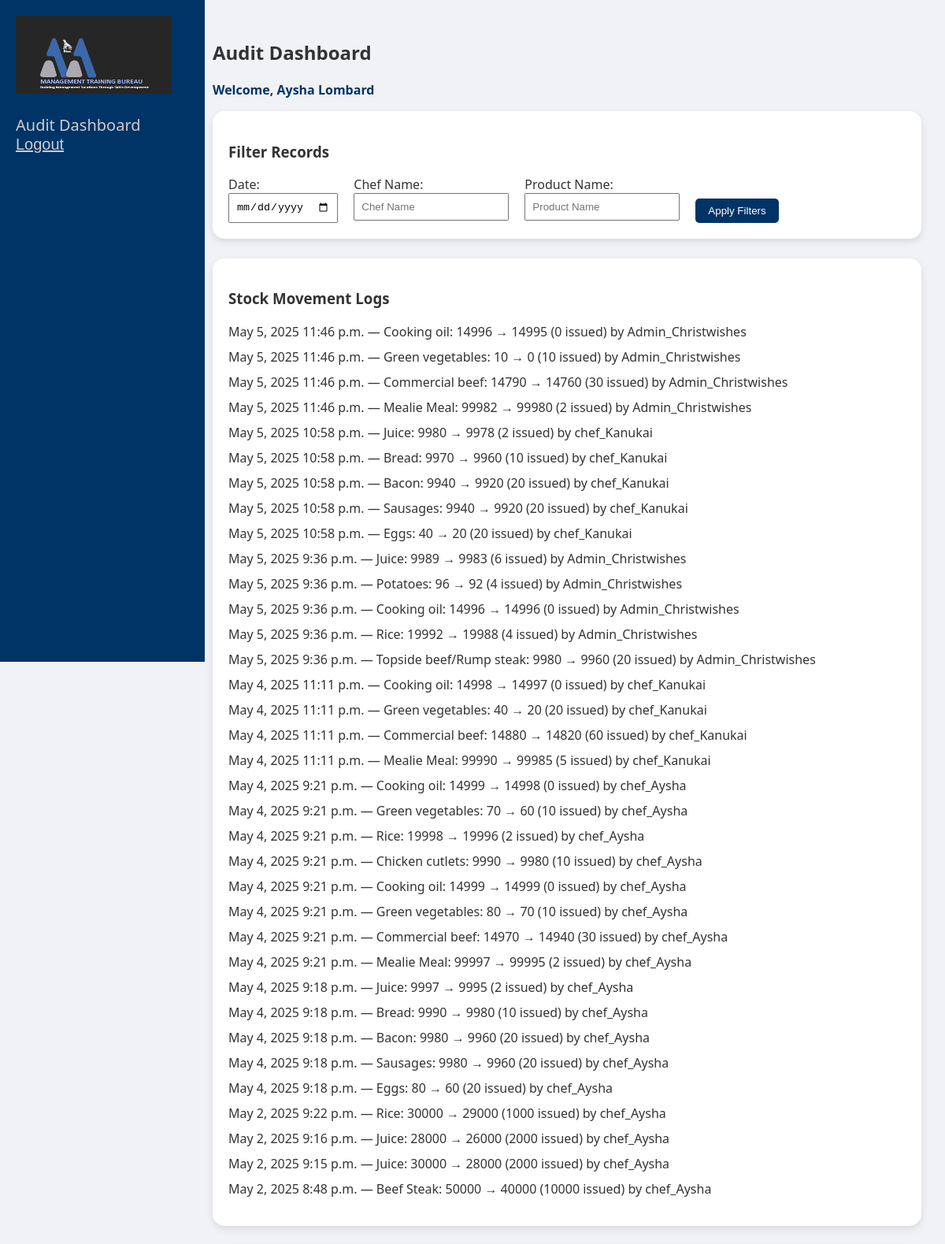
Screenshot of /audit_dashboard/ (signed in, upper part) with the database file from the repository.
### system/models.py (models this page shows, shortened)
class StockMovementLog(models.Model):
    product_name = models.CharField(max_length=100)
    quantity_before = models.PositiveIntegerField()
    quantity_issued = models.PositiveIntegerField()
    quantity_after = models.PositiveIntegerField()
    date = models.DateField(auto_now_add=True)
    time = models.TimeField(auto_now_add=True)
    issued_by = models.CharField(max_length=100)

### system/views.py (the view)
# urls.py: path('audit_dashboard/', views.audit_dashboard, name='audit_dashboard'),
@login_required
def audit_dashboard(request):
    if not request.session.get('audit_verified'):
        return redirect('verify_audit_access')
    logs = StockMovementLog.objects.all().order_by('-date', '-time')
    forecasts = GuestForeCast.objects.all().order_by('-date')
    orders = StockOrder.objects.all().order_by('-order_datetime')
    stock = StockItem.objects.all()
    return render(request, 'audit_dashboard.html', {
        'logs': logs,
        'forecasts': forecasts,
        'orders': orders,
        'stock': stock
    })

### templates/audit_dashboard.html (shortened to what this page needs)
<!DOCTYPE html>
<html>
<head>
    {% load static %}
</head>
<body>
<div class="page-wrapper">
    <div class="sidebar">
        <img src="{% static 'images/company_logo.png' %}" alt="Company Logo">
        <a href="{% url 'audit_dashboard' %}" class="active">Audit Dashboard</a>
        <form method="POST" action="{% url 'logout' %}">
            <button type="submit" class="logout-btn">Logout</button>
        </form>
    </div>
    <div class="main-content">
        <h2>Audit Dashboard</h2>
        <p style="font-weight: bold; color: #003366;">Welcome, {{ request.user.first_name }} {{ request.user.last_name }}</p>
        <div class="card">
            <h3>Filter Records</h3>
            <form method="get" style="display: flex; flex-wrap: wrap; gap: 20px;">
                <div>
                    <label for="date">Date:</label><br>
                    <input type="date" id="date" name="date" value="{{ date_filter }}" style="padding: 8px;">
                </div>
                <div>
                    <label for="chef">Chef Name:</label><br>
                    <input type="text" id="chef" name="chef" placeholder="Chef Name" value="{{ chef_filter }}" style="padding: 8px;">
                </div>
                <div>
                    <label for="product">Product Name:</label><br>
                    <input type="text" id="product" name="product" placeholder="Product Name" value="{{ product_filter }}" style="padding: 8px;">
                </div>
                <div style="align-self: flex-end;">
                    <button type="submit" style="padding: 8px 16px; background-color: #003366; color: white; border: none; border-radius: 5px;">Apply Filters</button>
                </div>
            </form>
        </div>
        <div class="card">
            <h3>Stock Movement Logs</h3>
            <ul>
                {% for log in logs %}
                    <li>
                        {{ log.date }} {{ log.time }} — {{ log.product_name }}:
                        {{ log.quantity_before }} → {{ log.quantity_after }} ({{ log.quantity_issued }} issued)
                        by {{ log.issued_by }}
                    </li>
                {% empty %}
                    <li>No logs yet.</li>
                {% endfor %}
            </ul>
        </div>
    </div>
</div>
</body>
</html>

### templates/audit_dashboard.html (style rules this page uses)
html, body { height: 100%; margin: 0; }
body { font-family: 'Segoe UI', Tahoma, Geneva, Verdana, sans-serif; background-color: #f0f2f5; color: #333; }
.sidebar { width: 220px; background-color: #003366; height: 100vh; position: fixed; top: 0; left: 0; padding: 20px; color: white; }
.sidebar img { width: 90%; margin-bottom: 15px; }
.sidebar a { color: #ccc; font-size: 20px; font-weight: 500; display: block; margin-top: 6px; text-decoration: none; }
.logout-btn { background: none; color: #ccc; border: none; font-size: 20px; font-weight: 400; cursor: pointer; padding: 0; text-decoration: underline; }
.main-content { margin-left: 240px; padding: 30px; }
.card { background-color: white; border-radius: 15px; box-shadow: 0 4px 10px rgba(0,0,0,0.1); padding: 20px; margin-bottom: 25px; }
ul { list-style: none; padding: 0; }
ul li { margin-bottom: 10px; }

### rows the page displays
StockMovementLog: date "May 5, 2025", time "11:46 p.m.", product_name "Cooking oil", quantity_before "14996", quantity_after "14995", quantity_issued "0", issued_by "Admin_Christwishes"
StockMovementLog: date "May 5, 2025", time "11:46 p.m.", product_name "Green vegetables", quantity_before "10", quantity_after "0", quantity_issued "10", issued_by "Admin_Christwishes"
StockMovementLog: date "May 5, 2025", time "11:46 p.m.", product_name "Commercial beef", quantity_before "14790", quantity_after "14760", quantity_issued "30", issued_by "Admin_Christwishes"
StockMovementLog: date "May 5, 2025", time "11:46 p.m.", product_name "Mealie Meal", quantity_before "99982", quantity_after "99980", quantity_issued "2", issued_by "Admin_Christwishes"
StockMovementLog: date "May 5, 2025", time "10:58 p.m.", product_name "Juice", quantity_before "9980", quantity_after "9978", quantity_issued "2", issued_by "chef_Kanukai"
StockMovementLog: date "May 5, 2025", time "10:58 p.m.", product_name "Bread", quantity_before "9970", quantity_after "9960", quantity_issued "10", issued_by "chef_Kanukai"
StockMovementLog: date "May 5, 2025", time "10:58 p.m.", product_name "Bacon", quantity_before "9940", quantity_after "9920", quantity_issued "20", issued_by "chef_Kanukai"
StockMovementLog: date "May 5, 2025", time "10:58 p.m.", product_name "Sausages", quantity_before "9940", quantity_after "9920", quantity_issued "20", issued_by "chef_Kanukai"
StockMovementLog: date "May 5, 2025", time "10:58 p.m.", product_name "Eggs", quantity_before "40", quantity_after "20", quantity_issued "20", issued_by "chef_Kanukai"
StockMovementLog: date "May 5, 2025", time "9:36 p.m.", product_name "Juice", quantity_before "9989", quantity_after "9983", quantity_issued "6", issued_by "Admin_Christwishes"
StockMovementLog: date "May 5, 2025", time "9:36 p.m.", product_name "Potatoes", quantity_before "96", quantity_after "92", quantity_issued "4", issued_by "Admin_Christwishes"
StockMovementLog: date "May 5, 2025", time "9:36 p.m.", product_name "Cooking oil", quantity_before "14996", quantity_after "14996", quantity_issued "0", issued_by "Admin_Christwishes"
StockMovementLog: date "May 5, 2025", time "9:36 p.m.", product_name "Rice", quantity_before "19992", quantity_after "19988", quantity_issued "4", issued_by "Admin_Christwishes"
StockMovementLog: date "May 5, 2025", time "9:36 p.m.", product_name "Topside beef/Rump steak", quantity_before "9980", quantity_after "9960", quantity_issued "20", issued_by "Admin_Christwishes"
StockMovementLog: date "May 4, 2025", time "11:11 p.m.", product_name "Cooking oil", quantity_before "14998", quantity_after "14997", quantity_issued "0", issued_by "chef_Kanukai"
StockMovementLog: date "May 4, 2025", time "11:11 p.m.", product_name "Green vegetables", quantity_before "40", quantity_after "20", quantity_issued "20", issued_by "chef_Kanukai"
StockMovementLog: date "May 4, 2025", time "11:11 p.m.", product_name "Commercial beef", quantity_before "14880", quantity_after "14820", quantity_issued "60", issued_by "chef_Kanukai"
StockMovementLog: date "May 4, 2025", time "11:11 p.m.", product_name "Mealie Meal", quantity_before "99990", quantity_after "99985", quantity_issued "5", issued_by "chef_Kanukai"
StockMovementLog: date "May 4, 2025", time "9:21 p.m.", product_name "Cooking oil", quantity_before "14999", quantity_after "14998", quantity_issued "0", issued_by "chef_Aysha"
StockMovementLog: date "May 4, 2025", time "9:21 p.m.", product_name "Green vegetables", quantity_before "70", quantity_after "60", quantity_issued "10", issued_by "chef_Aysha"
StockMovementLog: date "May 4, 2025", time "9:21 p.m.", product_name "Rice", quantity_before "19998", quantity_after "19996", quantity_issued "2", issued_by "chef_Aysha"
StockMovementLog: date "May 4, 2025", time "9:21 p.m.", product_name "Chicken cutlets", quantity_before "9990", quantity_after "9980", quantity_issued "10", issued_by "chef_Aysha"
StockMovementLog: date "May 4, 2025", time "9:21 p.m.", product_name "Cooking oil", quantity_before "14999", quantity_after "14999", quantity_issued "0", issued_by "chef_Aysha"
StockMovementLog: date "May 4, 2025", time "9:21 p.m.", product_name "Green vegetables", quantity_before "80", quantity_after "70", quantity_issued "10", issued_by "chef_Aysha"
StockMovementLog: date "May 4, 2025", time "9:21 p.m.", product_name "Commercial beef", quantity_before "14970", quantity_after "14940", quantity_issued "30", issued_by "chef_Aysha"
StockMovementLog: date "May 4, 2025", time "9:21 p.m.", product_name "Mealie Meal", quantity_before "99997", quantity_after "99995", quantity_issued "2", issued_by "chef_Aysha"
StockMovementLog: date "May 4, 2025", time "9:18 p.m.", product_name "Juice", quantity_before "9997", quantity_after "9995", quantity_issued "2", issued_by "chef_Aysha"
StockMovementLog: date "May 4, 2025", time "9:18 p.m.", product_name "Bread", quantity_before "9990", quantity_after "9980", quantity_issued "10", issued_by "chef_Aysha"
StockMovementLog: date "May 4, 2025", time "9:18 p.m.", product_name "Bacon", quantity_before "9980", quantity_after "9960", quantity_issued "20", issued_by "chef_Aysha"
StockMovementLog: date "May 4, 2025", time "9:18 p.m.", product_name "Sausages", quantity_before "9980", quantity_after "9960", quantity_issued "20", issued_by "chef_Aysha"
StockMovementLog: date "May 4, 2025", time "9:18 p.m.", product_name "Eggs", quantity_before "80", quantity_after "60", quantity_issued "20", issued_by "chef_Aysha"
StockMovementLog: date "May 2, 2025", time "9:22 p.m.", product_name "Rice", quantity_before "30000", quantity_after "29000", quantity_issued "1000", issued_by "chef_Aysha"
StockMovementLog: date "May 2, 2025", time "9:16 p.m.", product_name "Juice", quantity_before "28000", quantity_after "26000", quantity_issued "2000", issued_by "chef_Aysha"
StockMovementLog: date "May 2, 2025", time "9:15 p.m.", product_name "Juice", quantity_before "30000", quantity_after "28000", quantity_issued "2000", issued_by "chef_Aysha"
StockMovementLog: date "May 2, 2025", time "8:48 p.m.", product_name "Beef Steak", quantity_before "50000", quantity_after "40000", quantity_issued "10000", issued_by "chef_Aysha"

### other values shown
{{ request.user.first_name }} "Aysha"
{{ request.user.last_name }} "Lombard"
